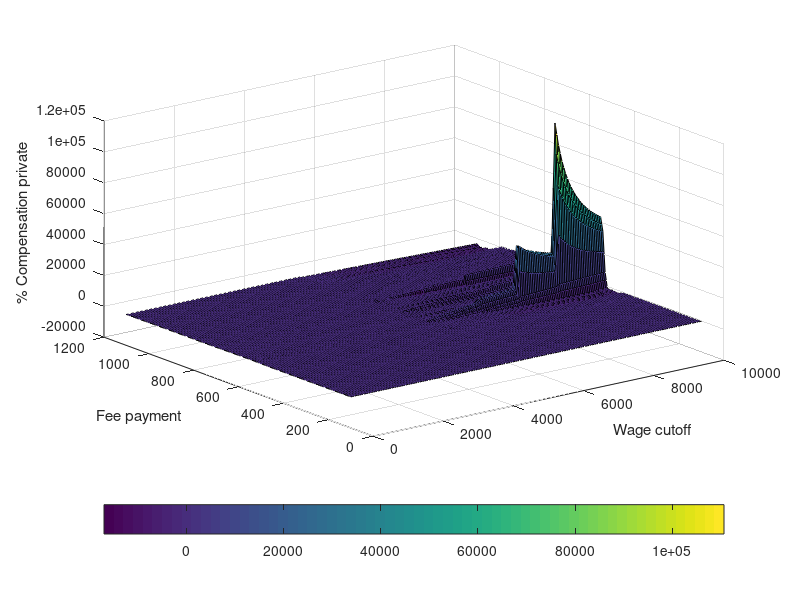
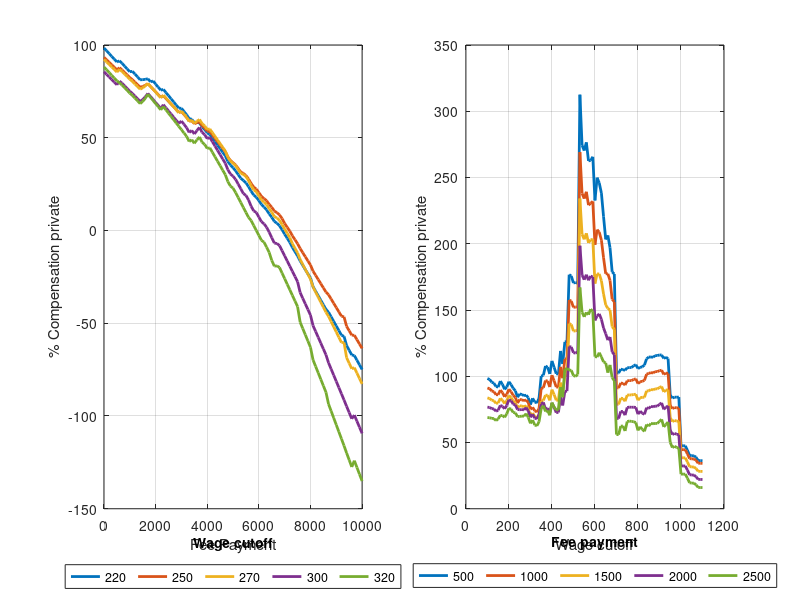
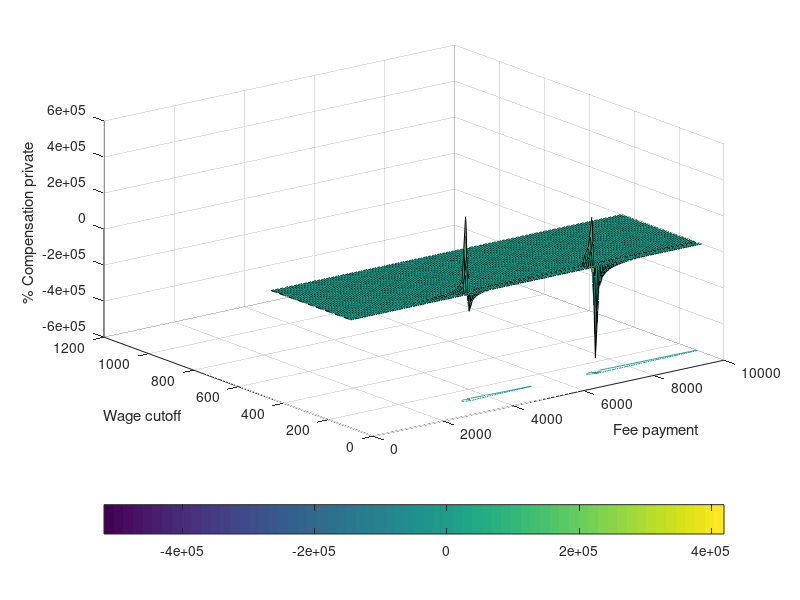
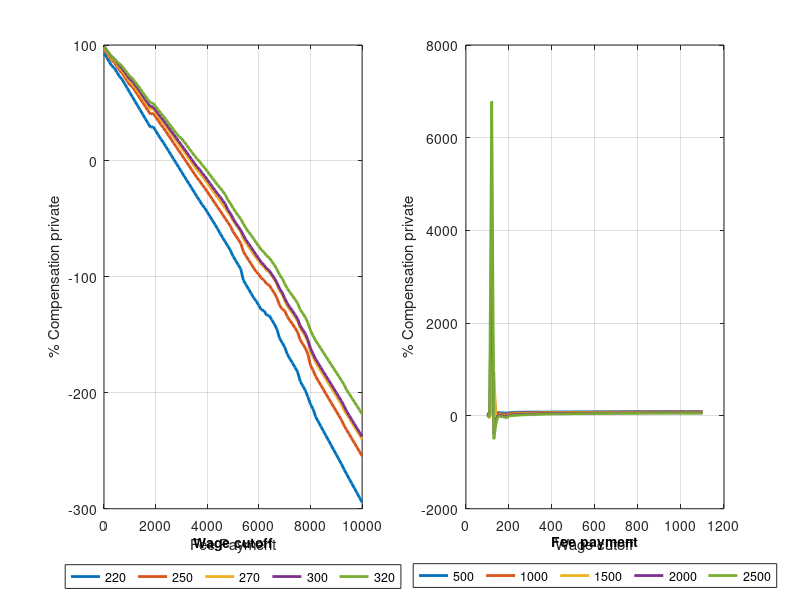

The MATLAB source for these figures, in order:
clc
close all 

%Read partition/bounds matrix
M_above = csvread('partition_pub_pri_above.csv');
M_below = csvread('partition_pub_pri_below.csv');

%Meshgrid : Wage cutoff - Fee payment
[X,Y] = meshgrid(100:10:1100, 0:100:10000);
%Interpolation grid
[yy, xx] = meshgrid(100:5:1100, 0:50:10000);



%%
%%%%%%%%%%%%%%%%%%%%%%%%%%%%% PARTITION ABOVE %%%%%%%%%%%%%%%%%%%%%%%%%%%%%
%Plot
figure('units','normalized','outerposition',[0 0 1 1])
%3D plot
surfc(xx,yy,interp2(X,Y,M_above,yy,xx))
colorbar('southoutside')
ylabel('Fee payment')
xlabel('Wage cutoff')
zlabel('% Compensation private')
print(gcf, '-dtiff', 'surf_partition_above.tiff', '-r100')


%Plot
figure('units','normalized','outerposition',[0 0 1 1])
%Level curve plot
subplot(1,2,1);
plot(0:100:10000, M_above(:,[13 16 18 21 23]),'LineWidth' , 2)
xlabel('Fee Payment')
ylabel('% Compensation private')
lgd=legend(num2str(X(1,13)),num2str(X(1,16)),num2str(X(1,18)),num2str(X(1,21)),...
num2str(X(1,23)),'Location','southoutside','Orientation', 'horizontal' );
title(lgd,'Wage cutoff')
grid on
%Level curve plot
subplot(1,2,2);
plot(100:10:1100, M_above([6 11 16 21 26],:),'LineWidth' , 2)
xlabel('Wage cutoff')
ylabel('% Compensation private')
lgd=legend(num2str(Y(6,1)),num2str(Y(11,1)),num2str(Y(16,1)),num2str(Y(21,1)),...
num2str(Y(26,1)),'Location','southoutside','Orientation', 'horizontal' );
title(lgd,'Fee payment')
grid on
print(gcf, '-dtiff', 'level_partition_above.tiff', '-r100')

%%
%%%%%%%%%%%%%%%%%%%%%%%%%%%%% PARTITION BELOW %%%%%%%%%%%%%%%%%%%%%%%%%%%%%
%Plot
figure('units','normalized','outerposition',[0 0 1 1])
%3D plot
surfc(xx,yy,interp2(X,Y,M_below,yy,xx))
colorbar('southoutside')
xlabel('Fee payment')
ylabel('Wage cutoff')
zlabel('% Compensation private')
print(gcf, '-dtiff', 'surf_partition_below.tiff', '-r100')


%Plot
figure('units','normalized','outerposition',[0 0 1 1])
%Level curve plot
subplot(1,2,1);
plot(0:100:10000, M_below(:,[13 16 18 21 23]),'LineWidth' , 2)
xlabel('Fee Payment')
ylabel('% Compensation private')
lgd=legend(num2str(X(1,13)),num2str(X(1,16)),num2str(X(1,18)),num2str(X(1,21)),...
num2str(X(1,23)),'Location','southoutside','Orientation', 'horizontal' );
title(lgd,'Wage cutoff')
grid on
%Level curve plot
subplot(1,2,2);
plot(100:10:1100, M_below([6 11 16 21 26],:),'LineWidth' , 2)
xlabel('Wage cutoff')
ylabel('% Compensation private')
lgd=legend(num2str(Y(6,1)),num2str(Y(11,1)),num2str(Y(16,1)),num2str(Y(21,1)),...
num2str(Y(26,1)),'Location','southoutside','Orientation', 'horizontal' );
title(lgd,'Fee payment')
grid on
print(gcf, '-dtiff', 'level_partition_below.tiff', '-r100')

